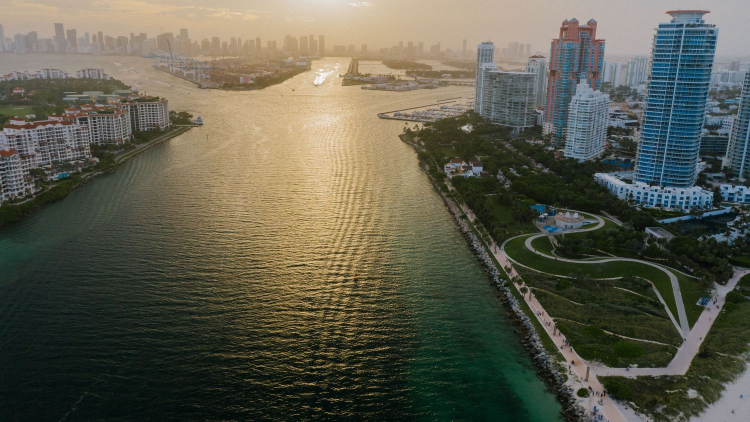
#> input picture breakwater/site/assets/hero.jpg, 1500 x 844 px (shown at 1/2 size)
$ python -i preview.py   (imports and definitions only)
#> lines starting #> are read from the running program, lines starting #| are printed output that depends on the picture
#!/usr/bin/env python3
"""
Breakwater preview/verification tool.

Renders site pages with Playwright/Chromium and emits SMALL, safe-to-attach JPEG
previews. This is the single place screenshots are produced — never attach raw
full-page PNGs; they can blow past the platform's 32MB message limit.

Guarantees for every preview:
  - JPEG, max width 1200px, quality in [65,75], metadata stripped
  - Final size confirmed UNDER 8MB (quality, then width, are reduced until it fits)
  - Large original PNG saved to a local temp dir only (never attached/committed)

Outputs preview JPEGs to breakwater/previews/preview-<name>.jpg and prints a table:
  page | original dims | compressed dims | size | PASS/FAIL (<8MB)

Usage:
  python3 tools/preview.py                 # render the default set
  python3 tools/preview.py home fort-lauderdale
  python3 tools/preview.py fort-lauderdale --mobile
"""
import os, sys, glob

SITE = os.path.join(os.path.dirname(__file__), "..", "site")
OUT_DIR = os.path.join(os.path.dirname(__file__), "..", "previews")
ORIG_DIR = "/tmp/bw-preview-originals"          # local only — never attached
CHROME = next(iter(glob.glob("/opt/pw-browsers/chromium*/chrome-linux/chrome")), None)

MAX_W = 1200          # hard max width
Q_START = 75          # quality ceiling (range 65-75)
Q_FLOOR = 60
SIZE_LIMIT = 8 * 1024 * 1024   # 8MB target ceiling (platform hard limit is 32MB)

# Default render set: (name, html file, viewport width, full_page)
DEFAULTS = [
    ("home",            "index.html",          1200, True),
    ("for-lenders",     "for-lenders.html",    1200, True),
    ("fort-lauderdale", "fort-lauderdale.html",1200, True),
]


# [12 lines left out: function render, not called in this run]


def compress(in_png, out_jpg, max_w=MAX_W, limit=SIZE_LIMIT):
    """Downscale + JPEG-compress until under `limit`. Returns a result dict."""
#> called with in_png = '../site/assets/hero.jpg', out_jpg = 'out.png', max_w = 1200, limit = 8388608
    from PIL import Image
    im = Image.open(in_png)
#> im is the input picture: PIL image 1500x844 RGB; mean R, G, B 92.4, 91.8, 77
    orig = im.size
#> orig = (1500, 844)
    im = im.convert("RGB")
    w, h = im.size
#> w = 1500; h = 844
    if w > max_w:
        h = int(h * max_w / w); w = max_w
#> after `h = int(h * max_w / w)`: h = 675
        im = im.resize((w, h), Image.LANCZOS)
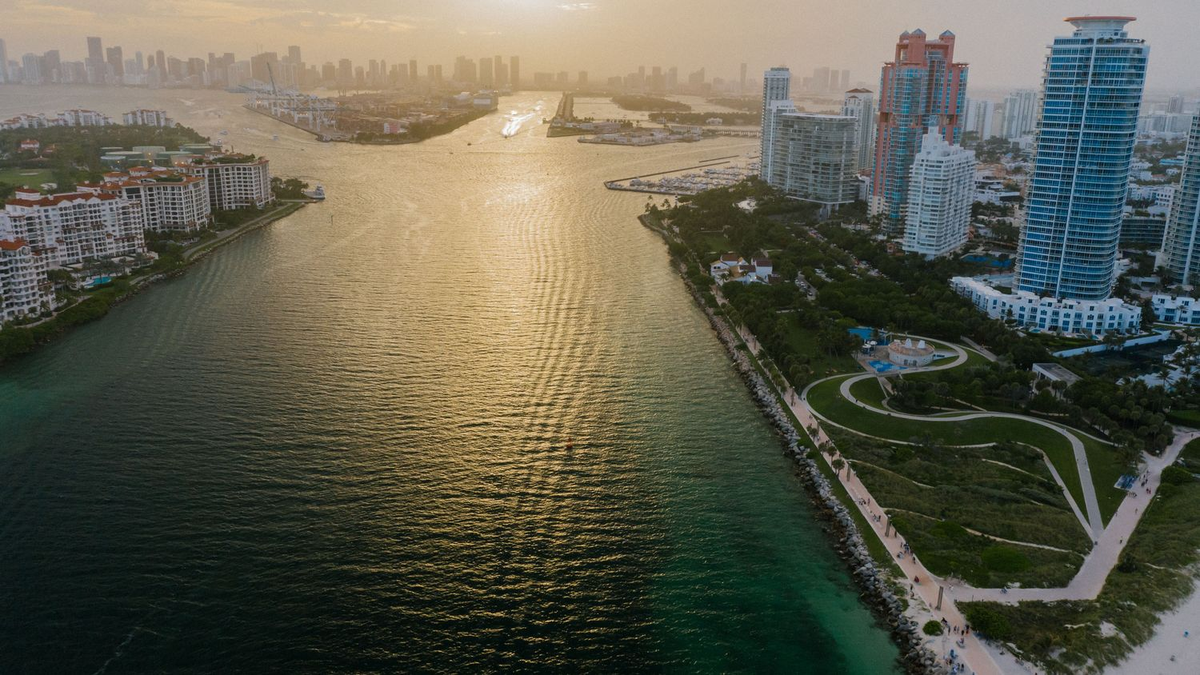
#> im: PIL image 1200x675 RGB; mean R, G, B 92.4, 91.8, 77
    q = Q_START
    # save with NO exif/metadata (PIL writes none unless passed)
    im.save(out_jpg, "JPEG", quality=q, optimize=True, progressive=True)
    # reduce quality, then width, until under the limit
    while os.path.getsize(out_jpg) > limit:
        if q > Q_FLOOR:
            q -= 5
        elif w > 400:
            w = int(w * 0.85); h = int(h * 0.85)
            im = im.resize((w, h), Image.LANCZOS)
        else:
            break
        im.save(out_jpg, "JPEG", quality=q, optimize=True, progressive=True)
#> after the loop, h = 675; q = 75; w = 1200
    size = os.path.getsize(out_jpg)
#> size = 143610
    return {"orig": orig, "comp": im.size, "q": q, "size": size, "pass": size < limit}


# [51 lines left out: functions human, main, not called in this run]


# [2 lines not run here, left out]

>>> result = compress('../site/assets/hero.jpg', 'out.png')
#> result = {'orig': (1500, 844), 'comp': (1200, 675), 'q': 75, 'size': 143610, 'pass': True}
